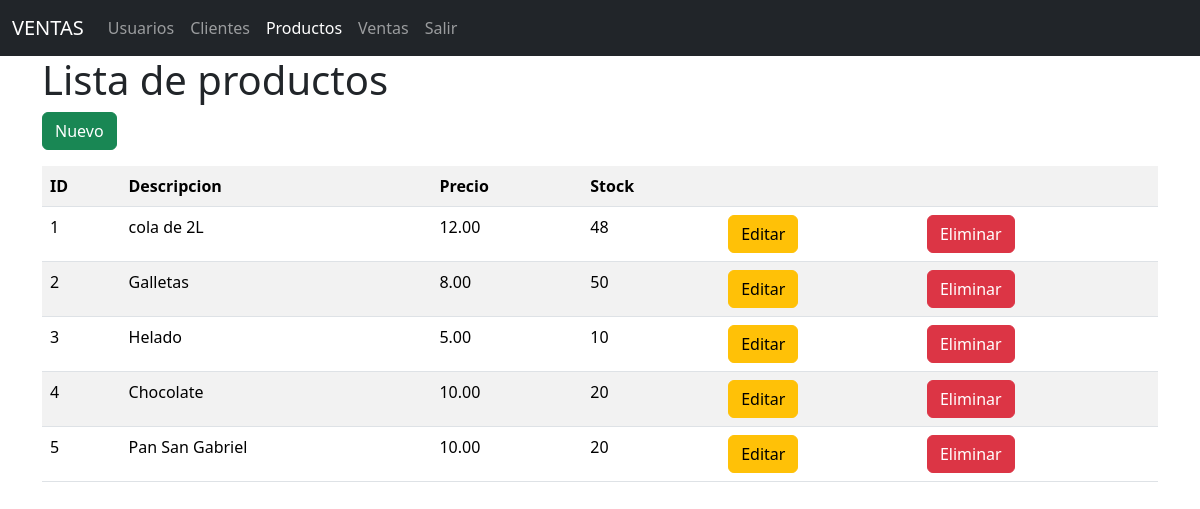
/productos/, run on the app's committed database.
### models/producto_model.py (models this page shows, shortened)
class Producto(db.Model):
    __tablename__ = 'productos'
    id = db.Column(db.Integer, primary_key=True)
    descripcion = db.Column(db.String(120), nullable=False)
    precio = db.Column(db.Float(11,2), nullable=False)
    stock = db.Column(db.Integer, nullable=False)
    ventas = db.relationship('Venta', back_populates="producto")

### controllers/producto_controller.py (the view)
@producto_bp.route('/')
def index():
    productos = Producto.query.all()
    return producto_view.list(productos)

### run.py (called while the page is built)
@app.context_processor
def inject_active_path():
    def is_active(path):
        return 'active' if request.path == path else ''
    return (dict(is_active = is_active))

### views/producto_view.py (called while the page is built)
def list(productos):
    return render_template('productos/index.html', productos=productos)

### templates/productos/index.html (shortened to what this page needs)
{% extends 'base.html' %}
{% block content %}
<h1>Lista de productos</h1>
<a href="{{ url_for('producto.create') }}" class="btn btn-success mb-3">Nuevo</a>
<table class="table table-striped">
    <tr>
        <th>ID</th>
        <th>Descripcion</th>
        <th>Precio</th>
        <th>Stock</th>
        <th></th>
        <th></th>
    </tr>
    {% for item in productos %}
    <tr>
        <td>{{item.id}}</td>
        <td>{{item.descripcion}}</td>
        <td>{{item.precio | round(2)}}</td>
        <td>{{item.stock}}</td>
        <td>
            <a href="{{ url_for('producto.edit',id=item.id) }}" class="btn btn-warning">Editar</a>
        </td>
        <td>
            <a href="{{ url_for('producto.delete', id=item.id) }}" class="btn btn-danger">Eliminar</a>
        </td>
    </tr>
    {% endfor %}
</table>
{% endblock %}

### data on the page
Producto: id "1", descripcion "cola de 2L", precio "12.00", stock "48"
Producto: id "2", descripcion "Galletas", precio "8.00", stock "50"
Producto: id "3", descripcion "Helado", precio "5.00", stock "10"
Producto: id "4", descripcion "Chocolate", precio "10.00", stock "20"
Producto: id "5", descripcion "Pan San Gabriel", precio "10.00", stock "20"
